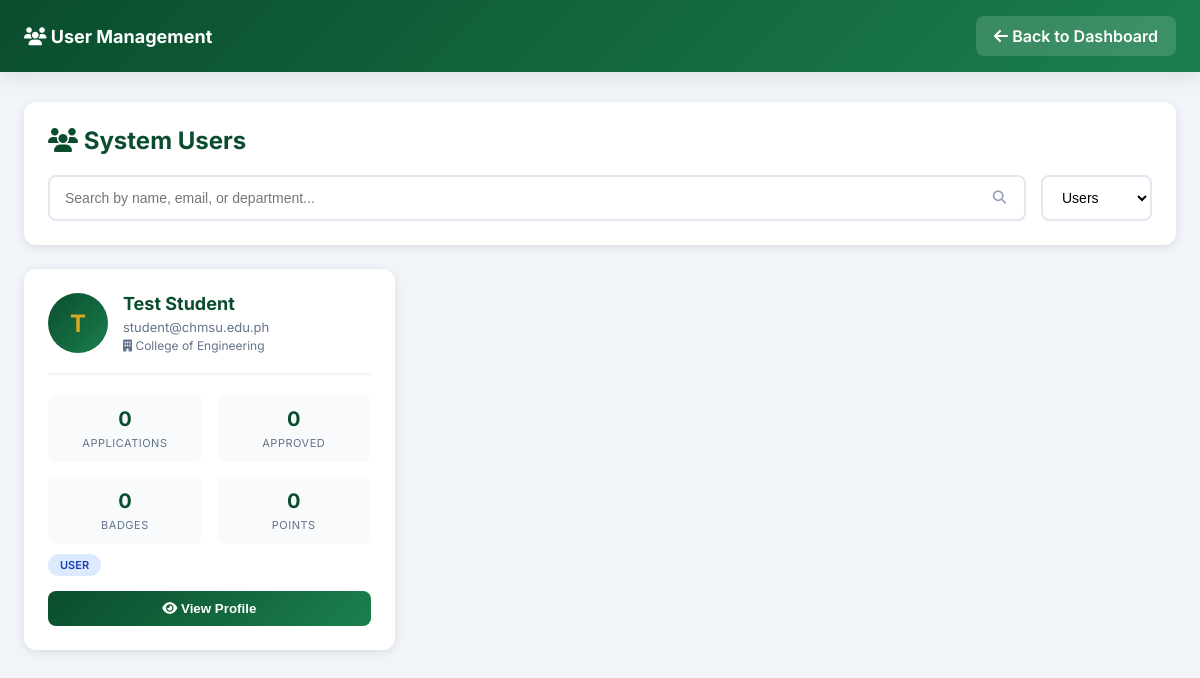
The page /admin/manage-users.php (signed in) on the database its author committed.
### tables this page shows
CREATE TABLE users (
  id INT PRIMARY KEY AUTO_INCREMENT,
  email VARCHAR(255) UNIQUE NOT NULL,
  password VARCHAR(255) NOT NULL,
  full_name VARCHAR(255) NOT NULL,
  role ENUM('user', 'clerk', 'director') DEFAULT 'user',
  security_question VARCHAR(255),
  security_answer VARCHAR(255),
  department VARCHAR(255),
  contact_number VARCHAR(20),
  profile_picture VARCHAR(255),
  innovation_points INT DEFAULT 0,
  created_at TIMESTAMP DEFAULT CURRENT_TIMESTAMP,
  updated_at TIMESTAMP DEFAULT CURRENT_TIMESTAMP ON UPDATE CURRENT_TIMESTAMP,
  is_active BOOLEAN DEFAULT TRUE,
  INDEX idx_user_email (email),
  INDEX idx_user_role (role)
);

### admin/manage-users.php (the view, shortened to what this page needs)
<?php
require_once '../config/db.php';
$search = trim($_GET['search'] ?? '');
$filter_role = $_GET['role'] ?? 'user';
$query = "SELECT
  u.id,
  u.email,
  u.full_name,
  u.role,
  u.department,
  u.contact_number,
  u.innovation_points,
  u.created_at,
  u.is_active,
  COUNT(DISTINCT a.id) as total_applications,
  COUNT(DISTINCT CASE WHEN a.status='approved' THEN a.id END) as approved_applications,
  COUNT(DISTINCT b.id) as total_badges,
  COUNT(DISTINCT c.id) as total_certificates
FROM users u
LEFT JOIN ip_applications a ON u.id = a.user_id
LEFT JOIN badges b ON u.id = b.user_id
LEFT JOIN certificates c ON u.id = c.application_id
WHERE 1=1";
if ($filter_role !== 'all') {
  $filter_role_escaped = $conn->real_escape_string($filter_role);
  $query .= " AND u.role = '$filter_role_escaped'";
}
$query .= " GROUP BY u.id ORDER BY u.created_at DESC";
$result = $conn->query($query);
$users = $result->fetch_all(MYSQLI_ASSOC);
?>
<!DOCTYPE html>
<html lang="en">
<head>
  <link href="https://cdnjs.cloudflare.com/ajax/libs/font-awesome/6.4.0/css/all.min.css" rel="stylesheet">
</head>
<body>
  <div class="navbar">
    <div style="color: white; font-weight: 700; font-size: 18px;">
      <i class="fas fa-users"></i> User Management
    </div>
    <a href="dashboard.php"><i class="fas fa-arrow-left"></i> Back to Dashboard</a>
  </div>
  <div class="container">
    <div class="header">
      <h1><i class="fas fa-users"></i> System Users</h1>
      <div class="search-filter">
        <form method="GET" class="search-box" style="display: flex; flex: 1; min-width: 250px;">
          <input type="text" name="search" placeholder="Search by name, email, or department..." value="<?php echo htmlspecialchars($search); ?>" style="flex: 1;">
          <button type="submit" style="position: absolute; right: 5px; top: 50%; transform: translateY(-50%); background: none; border: none; padding: 8px 12px; cursor: pointer; color: #94A3B8;">
            <i class="fas fa-search"></i>
          </button>
        </form>
        <form method="GET" style="display: inline;">
          <select name="role" class="filter-select" onchange="this.form.submit()">
            <option value="user" <?php echo $filter_role === 'user' ? 'selected' : ''; ?>>Users</option>
          </select>
        </form>
      </div>
    </div>
    <div class="users-grid">
      <?php foreach ($users as $user): ?>
        <div class="user-card" onclick="window.location.href='?view=<?php echo $user['id']; ?><?php echo $search ? '&search=' . urlencode($search) : ''; ?><?php echo $filter_role !== 'all' ? '&role=' . $filter_role : ''; ?>'">
          <div class="user-header">
            <div class="user-avatar">
              <?php echo strtoupper(substr($user['full_name'], 0, 1)); ?>
            </div>
            <div class="user-info">
              <h3><?php echo htmlspecialchars($user['full_name']); ?></h3>
              <p><?php echo htmlspecialchars($user['email']); ?></p>
              <?php if ($user['department']): ?>
                <p style="font-size: 12px; margin-top: 3px;"><i class="fas fa-building"></i> <?php echo htmlspecialchars($user['department']); ?></p>
              <?php endif; ?>
            </div>
          </div>
          <div class="user-stats">
            <div class="stat-box">
              <div class="stat-number"><?php echo $user['total_applications']; ?></div>
              <div class="stat-label">Applications</div>
            </div>
            <div class="stat-box">
              <div class="stat-number"><?php echo $user['approved_applications']; ?></div>
              <div class="stat-label">Approved</div>
            </div>
            <div class="stat-box">
              <div class="stat-number"><?php echo $user['total_badges']; ?></div>
              <div class="stat-label">Badges</div>
            </div>
            <div class="stat-box">
              <div class="stat-number"><?php echo $user['innovation_points'] ?? 0; ?></div>
              <div class="stat-label">Points</div>
            </div>
          </div>
          <span class="role-badge role-<?php echo $user['role']; ?>">
            <?php echo ucfirst($user['role']); ?>
          </span>
          <button class="view-btn" onclick="event.stopPropagation(); window.location.href='?view=<?php echo $user['id']; ?><?php echo $search ? '&search=' . urlencode($search) : ''; ?><?php echo $filter_role !== 'all' ? '&role=' . $filter_role : ''; ?>'">
            <i class="fas fa-eye"></i> View Profile
          </button>
        </div>
      <?php endforeach; ?>
    </div>
  </div>
</body>
</html>

### rows shown on the page
users: full_name "T", full_name "Test Student", email "student@chmsu.edu.ph", department "College of Engineering", total_applications "0", approved_applications "0", total_badges "0", innovation_points "0", role "USER"
